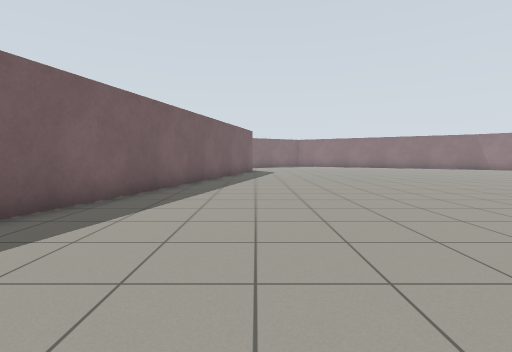
View 1 (above)

19 first-person views from a walk through a world built for the Gazebo simulator. The camera is 0.94 m above the floor, tilts 4° down and sees 85° across. The floor is counted in squares, 1 m on a side. Each view is taken from the middle of a square. On the plan, view 1 faces up. The plan holds only what a view shows up to about 11 squares ahead; the rest is blank.

View 2
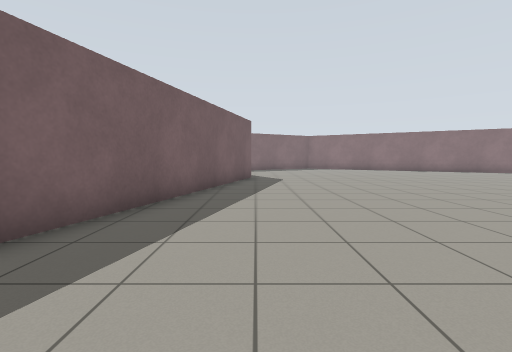

View 3
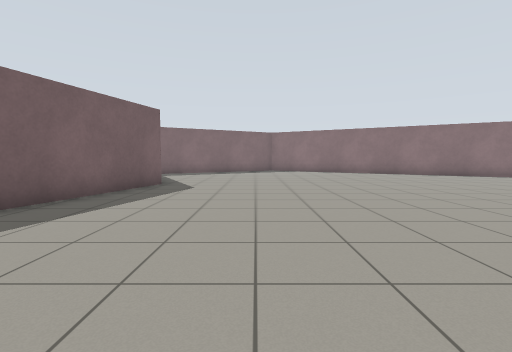

View 4
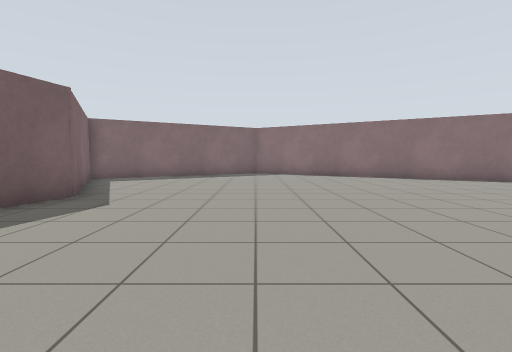

View 5
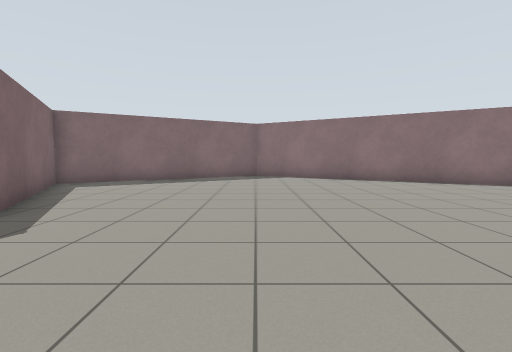

View 6
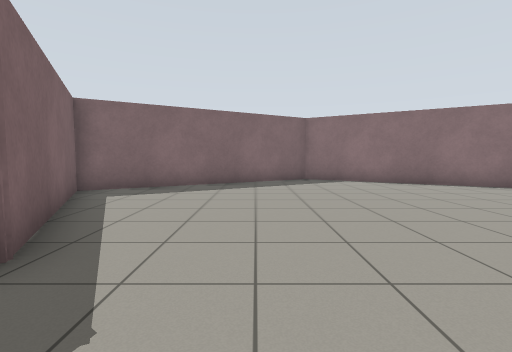

View 7
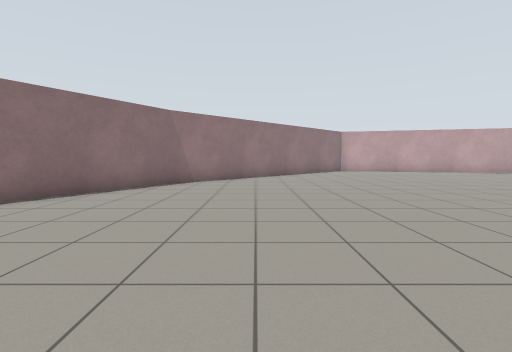

View 8
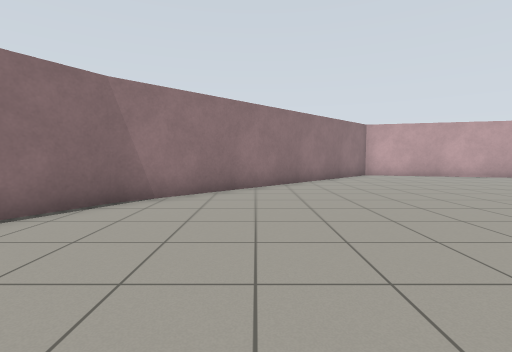

View 9
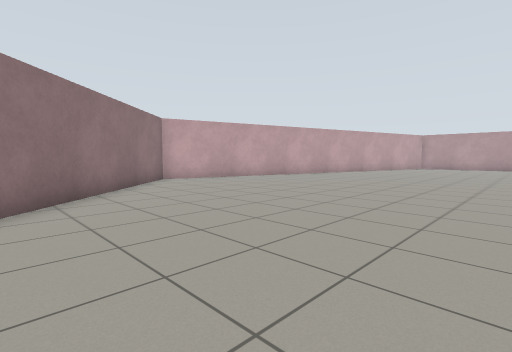

View 10
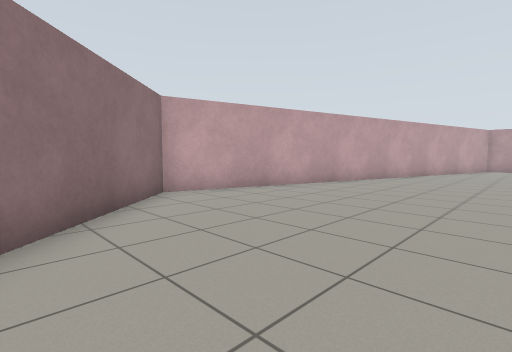

View 11
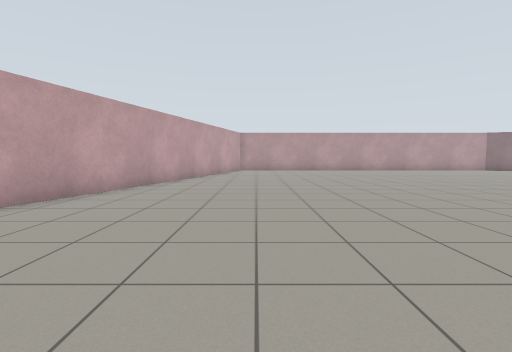

View 12
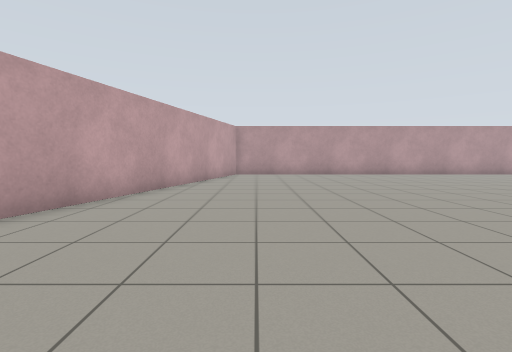

View 13
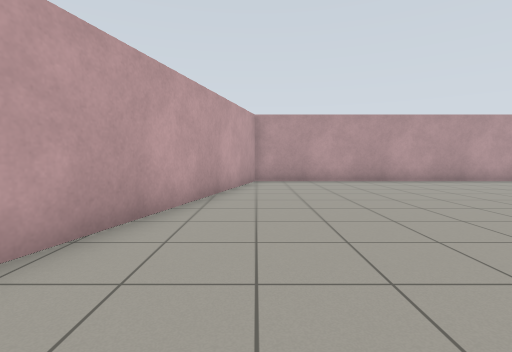

View 14
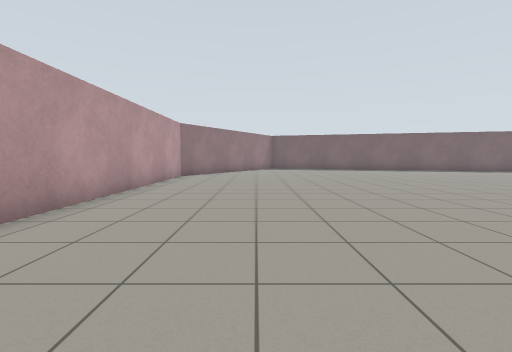

View 15
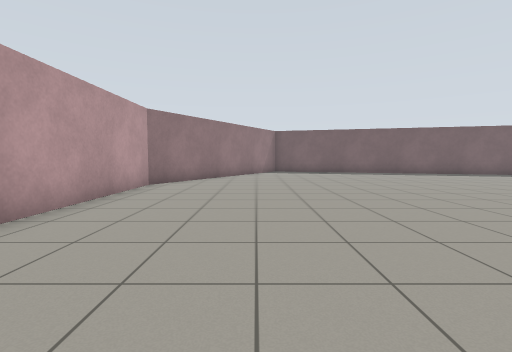

View 16
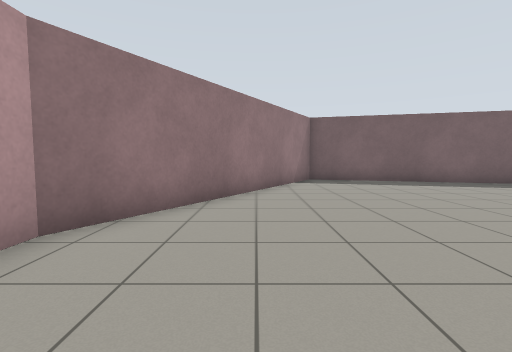

View 17
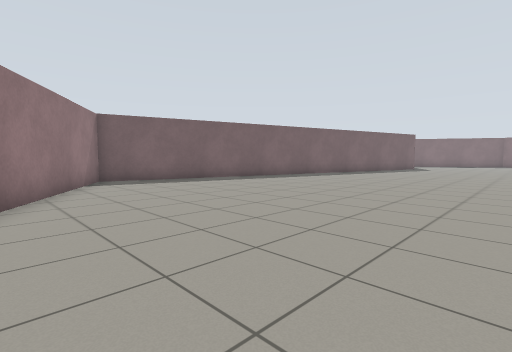

View 18
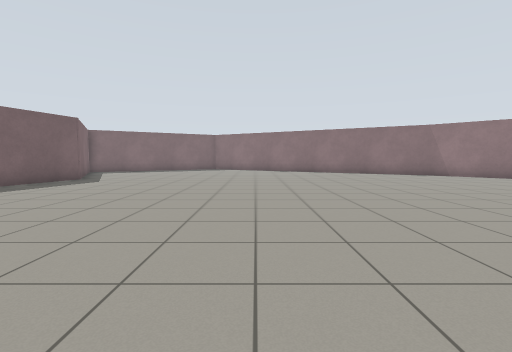

View 19
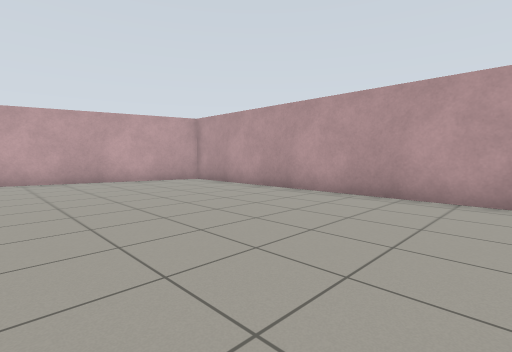

### Floor plan
Points are (right, up) in squares from view 1. A wall is a line through its corners. A room is listed if a view was taken in it or the views show most of it. See-through windows are left out.
Room 1 (views 1, 2, 3, 4, 5, 6, 7, 8, 9, 10, 11, 12, 13, 14, 15, 16, 17, 18, 19)
walls: (15.6, 19.9) (4.8, 26.1); (3.2, 26.1) (-2.9, 22.5) (-0.2, 17.5) (-5.4, -1.8) (2.8, -6.6) (19, -6.6) (23.9, 11.6) (15.5, 19.9)

Positions as (right, up) in squares from view 1, and headings:
1: (0, 0), facing up
2: (0, 5), facing up
3: (3, 8), facing up
4: (4, 11), facing up
5: (4, 13), facing up
6: (2, 15), facing up
7: (6, 17), facing right
8: (10, 17), facing right
9: (13, 17), facing down-right
10: (17, 15), facing down-right
11: (18, 12), facing down
12: (18, 8), facing down
13: (19, 4), facing down
14: (16, -3), facing left
15: (12, -3), facing left
16: (6, -4), facing left
17: (6, -5), facing up-left
18: (7, 6), facing up
19: (9, 0), facing down-right
